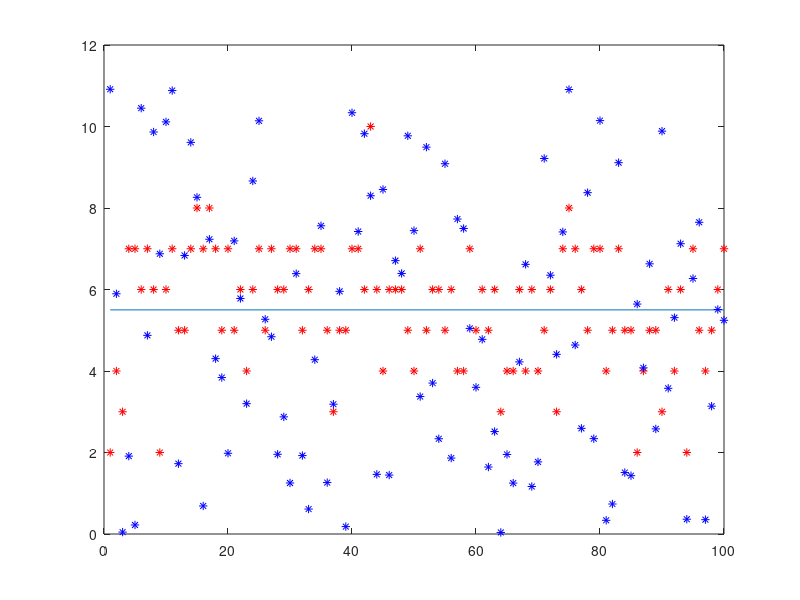

Write the MATLAB code that produced this figure.
clear all;
N = 100;
n = 11;

ocbinom = sum(randi(2, n, N)-1);
plot(1:N, ocbinom, 'r*')
hold on;
plot([1,N], [n/2, n/2])
ocunif = rand(1,N)*n;
plot(1:N, ocunif, 'b*')

return

% S = 0;
% for i=1:N
%   S = S + sum(randi(2,1,n)-1);
% end
% S/N